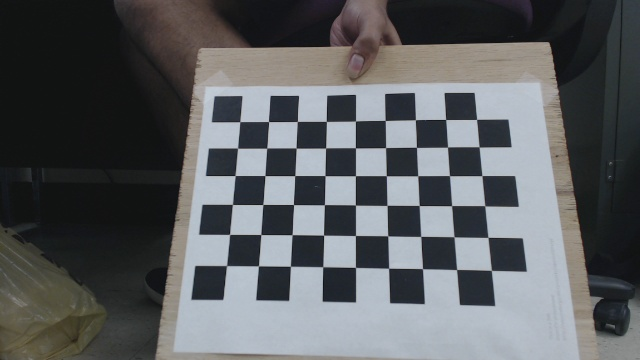
#> input picture HW2/calib_imgs/1/left1.jpg, 640 x 360 px, given in place of VIRAT_S_010111_08_000920_000954.mp4, which was not available
$ jupyter execute --allow-errors homography_selector.ipynb   (shell and % lines are left out)   (older library calls are emulated)   (text cells are left out)
#> lines starting #> are read from the running program, lines starting #| are printed output that depends on the picture
[cell 1]
import matplotlib.pyplot as plt
import numpy as np
import cv2
import copy

[cell 2]
# load video into a generator of images
def v2i(filename, scale=1):
    cap = cv2.VideoCapture(filename)
    while(True):
        ret, frame = cap.read()
        if ret:
            frame = cv2.cvtColor(frame, cv2.COLOR_BGR2RGB)
            frame = cv2.resize(frame, (frame.shape[1] // scale, frame.shape[0] // scale))
            yield frame
        else: break

# read video
path = 'videos/VIRAT_S_010111_08_000920_000954.mp4'
scale = 1
video = v2i(path, scale)
frame0 = next(video)
plt.imshow(frame0, cmap='gray')

[cell 3]
# load the homographies
def load_homography(fname):
    """ Load a homography from a text file """
    return np.loadtxt(fname, delimiter=',')

path = 'homographies/VIRAT_0101_homography_img2world.txt'
#> (the rest of this cell did not finish here and is left out)

[cell 4]
# [106 lines left out: functions slope, draw_line, draw_gridlines, adjust_point, point_handler, not called in this run]


def draw_points(new_img, point_list):
    """ Handle the drawing of points and the lines between them """

    # Draw lines between points if possible
    line_color = (0, 255, 0)
    line_thickness = 1
    for i in range(len(point_list)):
        if i >= 1:
            p1 = point_list[i-1]
            p2 = point_list[i]
            new_img = cv2.line(new_img, p1, p2, line_color, line_thickness)

        # complete the square
        if i == 3:
            p1 = point_list[0]
            p2 = point_list[3]
            new_img = cv2.line(new_img, p1, p2, line_color, line_thickness)

    # Draw each point
    point_color = (0, 0, 255)
    for pt in point_list:
        new_img = cv2.circle(new_img, pt, 2, point_color, 2)

    return new_img

def get_homography_reformatter(points):
    """ Put points in the form expected for the cv2 homography function """
    return np.float32([[pt for pt in points]]).reshape(-1, 1, 2)

# [14 lines left out: function get_homography, not called in this run]

[cell 5]
# start position
x, y = -1, -1
points_list = []

# preserve the original image
img = frame0.copy()
param = [points_list]

# set up
cv2.namedWindow('image')
cv2.setMouseCallback('image', point_handler, param)
xrange = (-100, 100)  # drawing parameter
yrange = (-100, 100)  # drawing parameter
H = 0  # the homography

while(1):
    # Keep old image cached
    new_img = img.copy()

    # if we have more than 4 points, draw the grid
    if len(param[0]) == 4:
        H = get_homography(param[0])
        line_img = draw_gridlines(new_img, H, xrange, yrange, step=5)
        new_img = cv2.addWeighted(new_img, 0.9, line_img, 0.1, 0)

    # handle drawing
    new_img = draw_points(new_img, param[0])
    cv2.imshow('image', new_img)

    key = cv2.waitKey(20)
#> (key Esc is pressed here)
    if key == 27:  #esc - to get out of loop
        break
    elif key == 32:  # space - help with debugging
        #print('{}, {}'.format(x, y))
        print(len(param[0]))

cv2.destroyAllWindows()
print(points_list)
print(H)
plt.imshow(new_img)

[cell 6]
print(param[0])

[cell 7]
# pick some iamge coordinates
c1 = np.array([265, 405, 1])
c2 = np.array([830, 515, 1])
c3 = np.array([1237, 235, 1])

# plot on image
plt.figure()
plt.imshow(frame0)
plt.scatter(c1[0], c1[1], s=5)
plt.scatter(c2[0], c2[1], s=5)
plt.scatter(c3[0], c3[1], s=5)
plt.show()
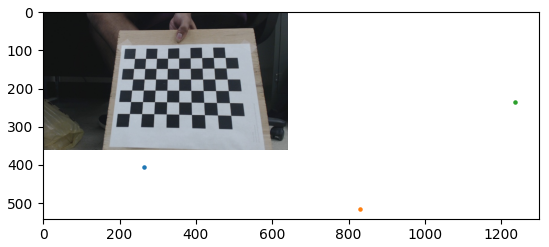
#> figure drawn by matplotlib, 1 panel


$ run again, on HW2/calib_imgs/1/left10.jpg
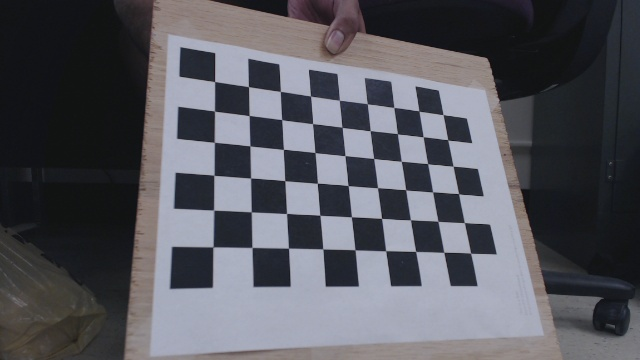
#> input picture HW2/calib_imgs/1/left10.jpg, 640 x 360 px, given in place of VIRAT_S_010111_08_000920_000954.mp4, which was not available
#> `plt.show()`:
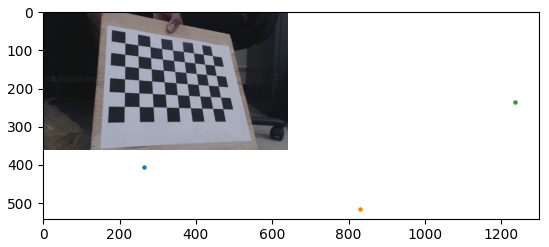
#> figure drawn by matplotlib, 1 panel

$ run again, on HW2/calib_imgs/1/left11.jpg
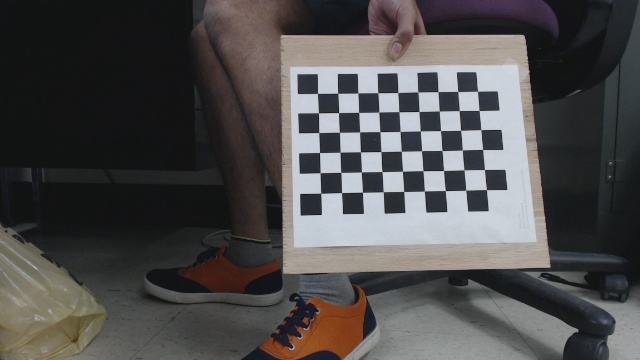
#> input picture HW2/calib_imgs/1/left11.jpg, 640 x 360 px, given in place of VIRAT_S_010111_08_000920_000954.mp4, which was not available
#> `plt.show()`:
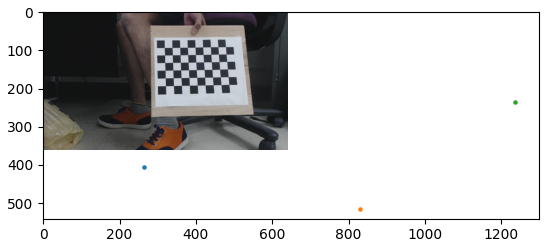
#> figure drawn by matplotlib, 1 panel

$ run again, on HW2/calib_imgs/1/left12.jpg
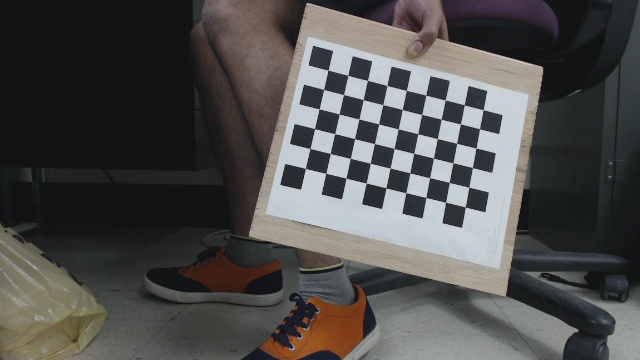
#> input picture HW2/calib_imgs/1/left12.jpg, 640 x 360 px, given in place of VIRAT_S_010111_08_000920_000954.mp4, which was not available
#> `plt.show()`:
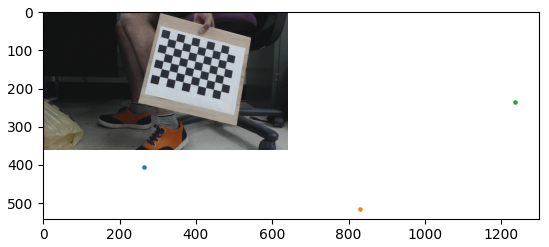
#> figure drawn by matplotlib, 1 panel
